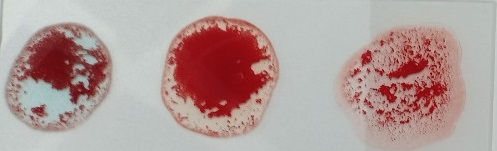
#> input picture data_backup/testvat/mau7.jpg, 497 x 151 px
$ python testdieukien.py
#> lines starting #> are read from the running program, lines starting #| are printed output that depends on the picture; after the words box and inside, x2 and y2 are one past the last pixel; in counts of white or black regions, pixels touching at a corner belong together
import cv2
import numpy as np


def catanh(fillter):
    width= int(fillter.shape[1])
    A = fillter[:, 0:int(width / 3)]
    B = fillter[:, int(width / 3):int(width / 3 * 2)]
    RH = fillter[:, int(width / 3 * 2):int(width)]
    #lay diem anh
    histA, bin = np.histogram(A)
    antiA=histA[-1]
    histB, bin = np.histogram(B)
    antiB=histB[-1]
    histRH, bin = np.histogram(RH)
    antiRH=histRH[-1]
    return (antiA,antiB,antiRH)
'''
for i in range(2,15):
    image = cv2.imread('mau'+str(i)+'.jpg')
    print('\nAnh mau: '+str(i))
    img=cv2.cvtColor(image, cv2.COLOR_BGR2GRAY)


    blurM = cv2.medianBlur(img, 5)
    edgeM = cv2.Canny(blurM, 10, 150)

    blurG = cv2.GaussianBlur(img, (9, 9), 0)
    edgeG = cv2.Canny(blurG, 10, 100)

    print(catanh(edgeM))
    print(catanh(edgeG))
'''
image = cv2.imread('mau7.jpg')
#> image is the input picture: shape (151, 497, 3); mean B, G, R 152.5, 155.3, 177.7
img = cv2.cvtColor(image, cv2.COLOR_BGR2GRAY)

blurM = cv2.medianBlur(img, 5)
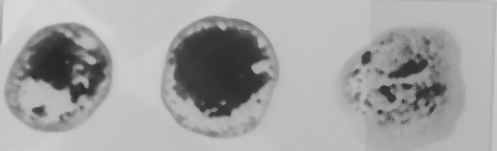
#> blurM: shape (151, 497); min 40, max 217, mean 162.5
edgeM = cv2.Canny(blurM, 10, 150)
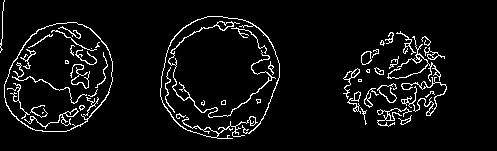
#> edgeM: shape (151, 497); 5.9% white in thin lines or dots, all inside (x1, y1, x2, y2) = (0, 0, 447, 139)

blurG = cv2.GaussianBlur(img, (9, 9), 0)
edgeG = cv2.Canny(blurG, 10, 100)
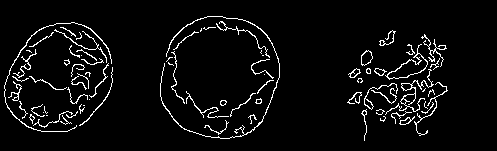
#> edgeG: shape (151, 497); 5% white in thin lines or dots, all inside (x1, y1, x2, y2) = (4, 16, 448, 141)

print(catanh(edgeM))
#> in catanh, `A = fillter[:, 0:int(width / 3)]`: A: shape (151, 165); 6.3% white in thin lines or dots, all inside (x1, y1, x2, y2) = (0, 0, 165, 132)
#> in catanh, `B = fillter[:, int(width / 3):int(width / 3 * 2)]`: B: shape (151, 166); 5.4% white in thin lines or dots, all inside (x1, y1, x2, y2) = (0, 16, 115, 139)
#> in catanh, `RH = fillter[:, int(width / 3 * 2):int(width)]`:
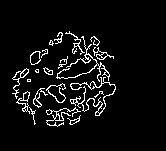
#> RH: shape (151, 166); 5.9% white in thin lines or dots, all inside (x1, y1, x2, y2) = (12, 31, 116, 127)
#> in catanh, `histA, bin = np.histogram(A)`: histA = [23344, 0, 0, 0, 0, 0, 0, 0, 0, 1571]; bin = [0, 25.5, 51, 76.5, 102, 127.5, 153, 178.5, 204, 229.5, 255]
#> in catanh, `antiA=histA[-1]`: antiA = 1571
#> in catanh, `histB, bin = np.histogram(B)`: histB = [23701, 0, 0, 0, 0, 0, 0, 0, 0, 1365]
#> in catanh, `antiB=histB[-1]`: antiB = 1365
#> in catanh, `histRH, bin = np.histogram(RH)`: histRH = [23581, 0, 0, 0, 0, 0, 0, 0, 0, 1485]
#> in catanh, `antiRH=histRH[-1]`: antiRH = 1485
#| (1571, 1365, 1485)
print(catanh(edgeG))
#> in catanh (call 2), `A = fillter[:, 0:int(width / 3)]`:
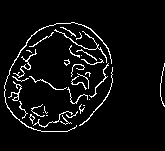
#> A: shape (151, 165); 5.6% white in thin lines or dots, all inside (x1, y1, x2, y2) = (4, 22, 165, 132)
#> in catanh (call 2), `B = fillter[:, int(width / 3):int(width / 3 * 2)]`:
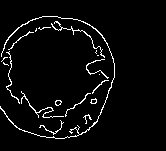
#> B: shape (151, 166); 4.1% white in thin lines or dots, all inside (x1, y1, x2, y2) = (0, 16, 115, 139)
#> in catanh (call 2), `RH = fillter[:, int(width / 3 * 2):int(width)]`:
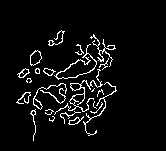
#> RH: shape (151, 166); 5.4% white in thin lines or dots, all inside (x1, y1, x2, y2) = (16, 30, 117, 141)
#> in catanh (call 2), `histA, bin = np.histogram(A)`: histA = [23526, 0, 0, 0, 0, 0, 0, 0, 0, 1389]
#> in catanh (call 2), `antiA=histA[-1]`: antiA = 1389
#> in catanh (call 2), `histB, bin = np.histogram(B)`: histB = [24039, 0, 0, 0, 0, 0, 0, 0, 0, 1027]
#> in catanh (call 2), `antiB=histB[-1]`: antiB = 1027
#> in catanh (call 2), `histRH, bin = np.histogram(RH)`: histRH = [23724, 0, 0, 0, 0, 0, 0, 0, 0, 1342]
#> in catanh (call 2), `antiRH=histRH[-1]`: antiRH = 1342
#| (1389, 1027, 1342)

$ run again, with data_backup/testvat/mau1.jpg copied over data_backup/testvat/mau7.jpg
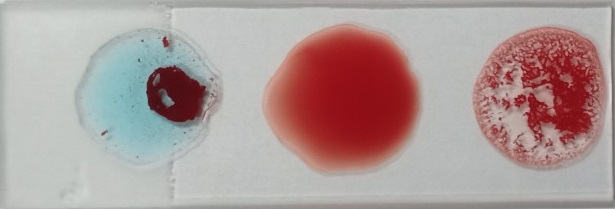
#> input picture data_backup/testvat/mau1.jpg, 615 x 209 px
#> image is the input picture: shape (209, 615, 3); mean B, G, R 153.3, 154.8, 174.5
#> `edgeM = cv2.Canny(blurM, 10, 150)`:
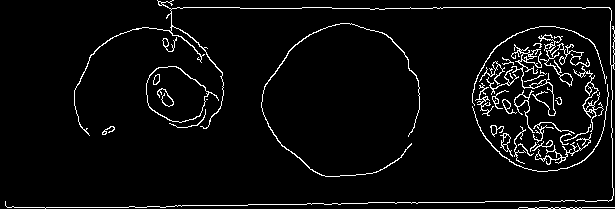
#> edgeM: shape (209, 615); 4.7% white in thin lines or dots
#> edgeG: shape (209, 615); 2.7% white in thin lines or dots, all inside (x1, y1, x2, y2) = (86, 4, 613, 207)
#> A: shape (209, 205); 2.6% white in thin lines or dots
#> B: shape (209, 205); 2.5% white in thin lines or dots
#> RH: shape (209, 205); 9% white in thin lines or dots
#> histA = [41745, 0, 0, 0, 0, 0, 0, 0, 0, 1100]; bin = [0, 25.5, 51, 76.5, 102, 127.5, 153, 178.5, 204, 229.5, 255]
#> antiA = 1100
#> histB = [41788, 0, 0, 0, 0, 0, 0, 0, 0, 1057]
#> antiB = 1057
#> histRH = [38979, 0, 0, 0, 0, 0, 0, 0, 0, 3866]
#> antiRH = 3866
#| (1100, 1057, 3866)
#> A: shape (209, 205); 1.4% white in thin lines or dots, all inside (x1, y1, x2, y2) = (86, 4, 205, 207)
#> B: shape (209, 205); 1% white in thin lines or dots
#> in catanh (call 2), `RH = fillter[:, int(width / 3 * 2):int(width)]`:
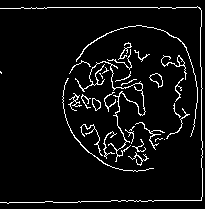
#> RH: shape (209, 205); 5.8% white in thin lines or dots
#> histA = [42259, 0, 0, 0, 0, 0, 0, 0, 0, 586]
#> antiA = 586
#> histB = [42412, 0, 0, 0, 0, 0, 0, 0, 0, 433]
#> antiB = 433
#> histRH = [40351, 0, 0, 0, 0, 0, 0, 0, 0, 2494]
#> antiRH = 2494
#| (586, 433, 2494)

$ run again, with data_backup/testvat/mau10.jpg copied over data_backup/testvat/mau7.jpg
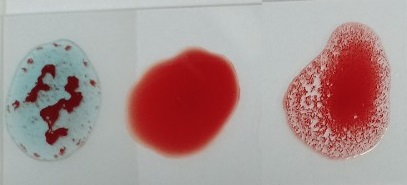
#> input picture data_backup/testvat/mau10.jpg, 407 x 185 px
#> image is the input picture: shape (185, 407, 3); mean B, G, R 145.9, 147, 170.8
#> `edgeM = cv2.Canny(blurM, 10, 150)`:
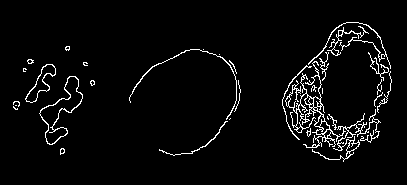
#> edgeM: shape (185, 407); 4% white in thin lines or dots, all inside (x1, y1, x2, y2) = (13, 22, 392, 162)
#> edgeG: shape (185, 407); 3% white in thin lines or dots, all inside (x1, y1, x2, y2) = (11, 22, 390, 161)
#> A: shape (185, 135); 2.3% white in thin lines or dots, all inside (x1, y1, x2, y2) = (13, 46, 135, 155)
#> B: shape (185, 136); 1.4% white in thin lines or dots, all inside (x1, y1, x2, y2) = (0, 49, 106, 156)
#> RH: shape (185, 136); 8.3% white in thin lines or dots, all inside (x1, y1, x2, y2) = (11, 22, 121, 162)
#> histA = [24407, 0, 0, 0, 0, 0, 0, 0, 0, 568]; bin = [0, 25.5, 51, 76.5, 102, 127.5, 153, 178.5, 204, 229.5, 255]
#> antiA = 568
#> histB = [24798, 0, 0, 0, 0, 0, 0, 0, 0, 362]
#> antiB = 362
#> histRH = [23075, 0, 0, 0, 0, 0, 0, 0, 0, 2085]
#> antiRH = 2085
#| (568, 362, 2085)
#> A: shape (185, 135); 2.4% white in thin lines or dots, all inside (x1, y1, x2, y2) = (11, 45, 135, 155)
#> B: shape (185, 136); 1.3% white in thin lines or dots, all inside (x1, y1, x2, y2) = (0, 49, 104, 156)
#> in catanh (call 2), `RH = fillter[:, int(width / 3 * 2):int(width)]`:
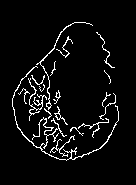
#> RH: shape (185, 136); 5.2% white in thin lines or dots, all inside (x1, y1, x2, y2) = (12, 22, 119, 161)
#> histA = [24368, 0, 0, 0, 0, 0, 0, 0, 0, 607]
#> antiA = 607
#> histB = [24827, 0, 0, 0, 0, 0, 0, 0, 0, 333]
#> antiB = 333
#> histRH = [23848, 0, 0, 0, 0, 0, 0, 0, 0, 1312]
#> antiRH = 1312
#| (607, 333, 1312)
